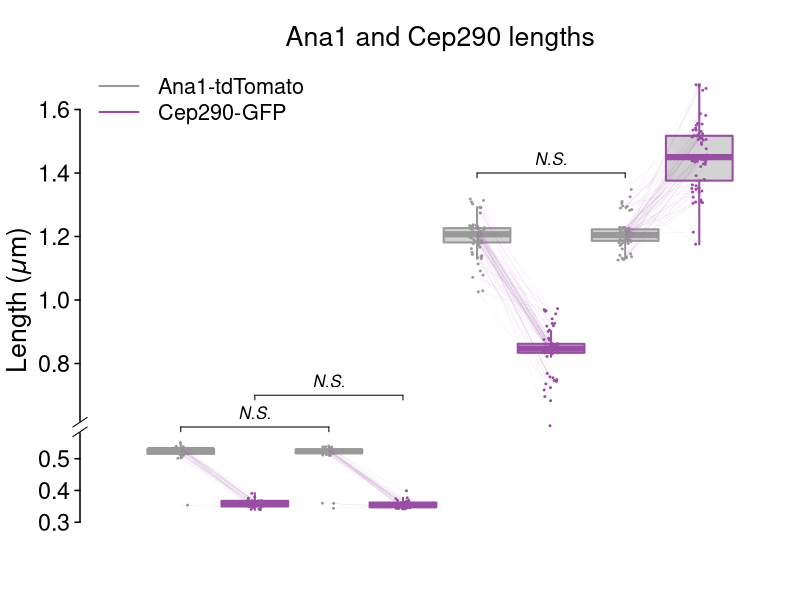

Generate this figure with R:
png(filename="fig1.png", width=7, height=6,units="in", res=600)

library(RColorBrewer)
library(plotrix)

addNoise <- function(mtx) {
    if (!is.matrix(mtx)) {
        mtx <- matrix(mtx, byrow=TRUE, nrow=1)
    }
    random.stuff <- matrix(runif(prod(dim(mtx)), min=-0.0001, max=0.03), 
                           nrow=dim(mtx)[1])
    return(random.stuff + mtx)
}

df <- read.csv('fig1quantification.csv', header=TRUE)
df <- cbind(df[,2], df[,1], df[,4], df[,3], df[,6], df[,5], df[,8], df[,7])

df <- addNoise(df)

cols <- brewer.pal(9,"Set1")[c(9,4)]

par(bty="n",
    mar=c(3, 4, 3, 0),  # plot margins b-l-t-r
    las=1,              # horizontal labels
    tcl=-.25,           # tick length
    font.main=1,        # plain font
    mgp=c(2.5, 0.5, 0),  # axis spacings
    cex.lab=1.6,
    cex.axis=1.4,
    ps=12
)

xat <- c(0.5, 1, 1.5, 2, 2.5, 3, 3.5, 4)

b <- boxplot(df,
             xaxt="n",       # no x-axis
             yaxt="n",
             boxwex=0.45,    # boxwidth
             lty=1,          # line type, 1 = solid
             staplewex=0,    # no staples
             ylim=c(0.3, 1.7),
             at=xat,
             border=cols,
             lwd=2,
             outline=FALSE)

stripchart(apply(df, 2, as.list),
           vertical=TRUE,
           method="jitter",
           add=TRUE,
           pch=20,
           cex=0.4,
           col=cols,
           at=xat,
           jitter=0.05)

title("Ana1 and Cep290 lengths", font.main=1, cex.main=1.6, line=0.7)
title(ylab=expression(paste("Length (",italic("μ"), "m)", sep="")), line=2.2)

tlab=c(1.6, 3.7)+0.2

axis(2, at=c(0.3, 0.4, 0.5, 0.8, 1, 1.2, 1.4, 1.6),
     labels=TRUE, col.ticks=1, lwd=1.5, lwd.ticks=1.5)

temp.labels = c("Ana1-tdTomato", "Cep290-GFP")
legend("topleft", cex=1.3, col=cols, lty=1, lwd=2, temp.labels, bty="n")

offset <- 0.015

segments(xat[1], df[,1], xat[2], df[,2], lwd=0.05, col=cols[2])
segments(xat[3], df[,3], xat[4], df[,4], lwd=0.05, col=cols[2])
segments(xat[5], df[,5], xat[6], df[,6], lwd=0.05, col=cols[2])
segments(xat[7], df[,7], xat[8], df[,8], lwd=0.05, col=cols[2])

axis.break(axis=2, breakpos=0.6)

yat <- 0.6
lines(c(xat[1], xat[3]), c(yat, yat))
lines(c(xat[1], xat[1]), c(yat-offset, yat))
lines(c(xat[3], xat[3]), c(yat-offset, (yat)))
text((xat[1] + xat[3])/2, yat+3*offset, expression(italic('N.S.')), cex=1)

yat <- 0.7
lines(c(xat[2], xat[4]), c(yat, yat))
lines(c(xat[2], xat[2]), c(yat-offset, yat))
lines(c(xat[4], xat[4]), c(yat-offset, yat))
text((xat[2] + xat[4])/2, yat+3*offset, expression(italic('N.S.')), cex=1, xpd=NA)

yat <- 1.4
lines(c(xat[5], xat[7]), c(yat, yat))
lines(c(xat[5], xat[5]), c(yat-offset, yat))
lines(c(xat[7], xat[7]), c(yat-offset, (yat)))
text((xat[5] + xat[7])/2, yat+3*offset, expression(italic('N.S.')), cex=1)

dev.off()
